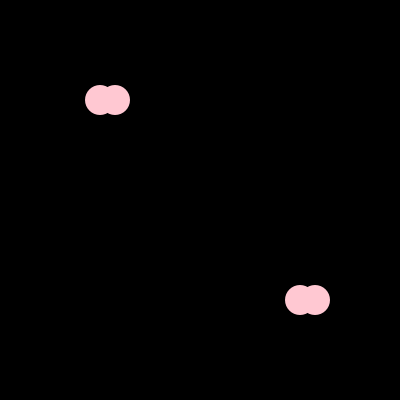
Frame 1 (no input)
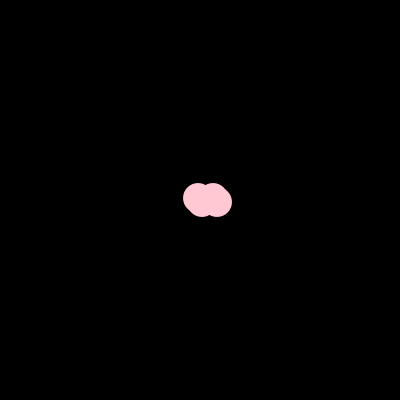
Frame 60 (the mouse pressed at the canvas centre just before this capture)
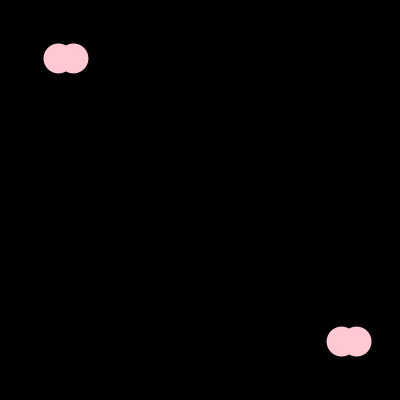
Frame 120 (the mouse held since frame 60 and released just before this capture)

The Processing sketch that drew these frames (run headless with seeded random() and noise(); from frame 60 on, the mouse is pressed at the canvas centre):

// Processing sketch: processing_150893
// ── processing_150893.pde

float er = 15;
float x = 0;
float a = 0;
void setup() {
    size(400, 400);
    smooth();
    noStroke();
}
void draw() {
    background(0);
    
    float x1 = map(sin(a), -1, 1, 0, width/2);
    float y1 = map(sin(a), -1, 1, 0, height/2);
    
    float x2 = map(sin(a), 1, -1, width/2, width);
    float y2 = map(sin(a), 1, -1, height/2, height);
    
    fill(255, 200, 210);
    ellipse(x1, y1, er * 2, er * 2);
    ellipse(x1 + er, y1, er * 2, er * 2);
    
    ellipse(x2, y2, er * 2, er * 2);
    ellipse(x2 + er, y2, er *2, er * 2);
    
    a += 0.03;
}
